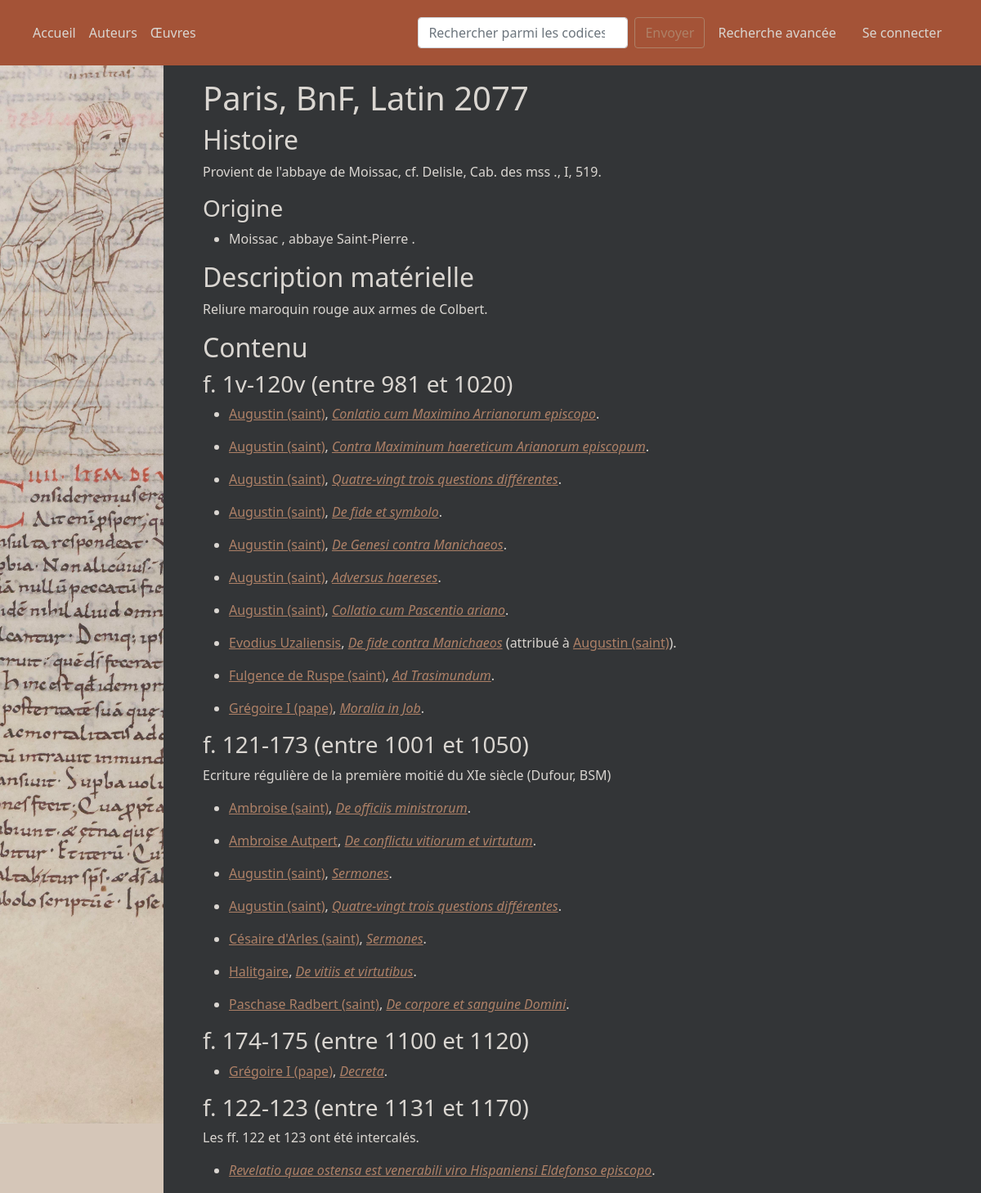
The page /pages/codex/2 on the database its author committed.
### app/modeles/classes.py (models this page shows, shortened)
class Codices(db.Model):
    id = db.Column(db.Integer, unique=True, nullable=False, primary_key=True, autoincrement=True)
    cote = db.Column(db.String)
    id_technique = db.Column(db.String(19), nullable=True)
    descript_materielle = db.Column(db.Text, nullable=True)
    histoire = db.Column(db.Text, nullable=True)
    conservation_id = db.Column(db.Integer, db.ForeignKey("lieux.id"))
    lieu_conservation = db.relationship("Lieux", back_populates="conserve")
    unites_codico = db.relationship("Unites_codico", back_populates="codex")
    provient = db.relationship("Provenances", back_populates="codex_provenant")

class Lieux(db.Model):
    id = db.Column(db.Integer, unique=True, nullable=False, primary_key=True)
    localite = db.Column(db.String(20))
    label = db.Column(db.String(30))
    conserve = db.relationship("Codices", back_populates="lieu_conservation")
    est_provenance_de = db.relationship("Provenances", back_populates="a_pour_lieu")

class Oeuvres(db.Model):
    id = db.Column(db.Integer, unique=True, nullable=False, primary_key=True)
    titre = db.Column(db.Text, nullable=False)
    data_bnf = db.Column(db.Integer, nullable=True)
    partie_de = db.Column(db.Boolean, nullable=True)
    auteur = db.Column(db.Integer, db.ForeignKey("personnes.id"))
    lien_auteur = db.relationship("Personnes", back_populates="oeuvres_aut", foreign_keys=auteur)
    attr = db.Column(db.Integer, db.ForeignKey("personnes.id"))
    lien_attr = db.relationship("Personnes", back_populates="oeuvres_attr", foreign_keys=attr)
    contenu_defini_par = db.relationship("Contient", back_populates="a_pour_oeuvre")

### app/routes/routes.py (the view, shortened to what this page needs)
@app.route("/pages/codex/<int:num>", methods=["GET", "POST"])
def notice_codex(num, idUC=None):
    codexGet = Codices.query.get_or_404(num)
    codex = json.loads(codexJson(num))
    if request.method == "GET":
        maj = False
        return render_template("pages/codex.html",
                               id=codex["codex_id"],
                               titre=codex["label"],
                               descript_materielle=codex["description_materielle"],
                               histoire=codex["histoire"],
                               provenances=codex["provenances"],
                               origine=codex["origine"],
                               descUCs=codex["contenu"],
                               maj=maj)

### app/modeles/traitements.py (called while the page is built, shortened)
def localisationUClabel(uc_id):
    UC = Unites_codico.query.get_or_404(uc_id)
    if not UC.loc_init:
        return None
    else:
        if UC.loc_init_v:
            rvdebut = "v"
        else:
            rvdebut = ""
        if UC.loc_fin_v:
            rvfin = "v"
        else:
            rvfin = ""
        locUC = f"f. {str(UC.loc_init)}{rvdebut}-{str(UC.loc_fin)}{rvfin}"
    return locUC

def codexLabel(code_id):
    cote = Codices.query.get(code_id).cote
    lieu_conservation = Codices.query.get(code_id).lieu_conservation
    if lieu_conservation.label == "Bibliothèque nationale de France":
        lieu_conservation = lieu_conservation.localite + ", BnF"
    else:
        lieu_conservation = lieu_conservation.localite + ", " + lieu_conservation.label
    label = f"{lieu_conservation}, {cote}"
    dico = {
        "codex_id": code_id,
        "label": label
    }
    return dico

def personneLabel(idPersonne, forme=["court", "long"]):
    nomPersonne = Personnes.query.get(idPersonne).nom
    if not "(" in nomPersonne:
        return nomPersonne
    else:
        sansChiffre = True
        for chiffre in "0123456789":
            if chiffre in nomPersonne:
                sansChiffre = False
        if sansChiffre:
            return nomPersonne
    if idPersonne == 15:
        if forme == "long":
            return "Odon de Meung (XIe siècle)"
    if forme == "court":
        if nomPersonne.split("(")[1][0] not in "0123456789":
            role = nomPersonne.split("(")[1].split(",")[0]
            nom = f"{nomPersonne.split('(')[0][:-1]} ({role})"
        else:
            nom = f"{nomPersonne.split('(')[0][:-1]}"
        return nom
    else:
        print('''Le paramètre forme n'accepte que les valeurs "long" et "court"''')
        return None

### app/templates/pages/codex.html (shortened to what this page needs)
{% extends "conteneur.html" %}
{% block corps %}
    {% if titre %}
        <header>
            <h1>{{titre}}</h1>
        </header>
        {% if not maj %}
            <div>
                {% if histoire %}
                    <h2>Histoire</h2>
                    <p>{{histoire}}</p>
                {% endif %}
                {% if origine %}
                    <h3>Origine</h3>
                    {% for lieu in origine %}
                        <ul>
                            <li>{{ lieu["localite"] }}
                                {% if lieu["label"] %}
                                    {% if lieu["label"][1] != '(' %}, {% endif %}
                                    {{ lieu["label"] }}
                                {% endif %}.
                            </li>
                        </ul>
                    {% endfor %}
                {% endif %}
                {% if descript_materielle %}
                    <h2>Description matérielle</h2>
                    <p>{{descript_materielle}}</p>
                {% endif %}
                {% if descUCs|length > 1 %}
                    <h2>Contenu</h2>
                    {% for UC in descUCs %}
                        <h3>{{UC["localisation"]}} ({{UC["date"]}})</h3>
                        {% if UC["description"] %}
                            <p>{{UC["description"]}}</p>
                        {% endif %}
                        {% for oeuvres in UC["oeuvres"] %}
                            <ul>
                                {% if oeuvres["auteur"] and oeuvres["attr"] %}
                                    <li>
                                        <a href="{{ url_for('noticePersonne', id=oeuvres["auteur_id"]) }}">
                                            {{oeuvres["auteur"]}}</a>,
                                        <a href="{{ url_for('noticeOeuvre', id=oeuvres["oeuvre_id"]) }}">
                                            <i>{{oeuvres["titre"]}}</i></a>
                                         (attribué à
                                        <a href="{{ url_for('noticePersonne', id=oeuvres["auteur_id"]) }}">
                                            {{ oeuvres["attr"] }}</a>).
                                    </li>
                                {% elif oeuvres["auteur"] and not oeuvres["attr"] %}
                                    <li>
                                        <a href="{{ url_for('noticePersonne', id=oeuvres["auteur_id"]) }}">
                                            {{oeuvres["auteur"]}}</a>,
                                        <a href="{{ url_for('noticeOeuvre', id=oeuvres["oeuvre_id"]) }}">
                                            <i>{{oeuvres["titre"]}}</i></a>.
                                    </li>
                                {% else %}
                                    <li>
                                        <a href="{{ url_for('noticeOeuvre', id=oeuvres["oeuvre_id"]) }}">
                                            <i>{{oeuvres["titre"]}}</i></a>.
                                    </li>
                                {% endif %}
                            </ul>
                        {% endfor %}
                    {% endfor %}
                {% endif %}
            </div>
        {% endif %}
    {% else %}
        <p>{{message_erreur}}</p>
    {% endif %}
{% endblock %}

### app/static/css/moissac1.css (style rules this page uses)
body { font-family: system-ui, -apple-system, "Segoe UI", Roboto, "Helvetica Neue", Arial, "Noto Sans", "Liberation Sans", sans-serif, "Apple Color Emoji", "Segoe UI Emoji", "Segoe UI Symbol", "Noto Color Emoji"; }
a { color: #ae8167; }

### rows shown on the page
Codices: histoire "Provient de l'abbaye de Moissac, cf. Delisle, Cab. des mss ., I, 519.", descript_materielle "Reliure maroquin rouge aux armes de Colbert."
Lieux: localite "Moissac", label "abbaye Saint-Pierre"
Oeuvres: auteur "Augustin (saint)", titre "Conlatio cum Maximino Arrianorum episcopo"
Oeuvres: auteur "Augustin (saint)", titre "Contra Maximinum haereticum Arianorum episcopum"
Oeuvres: auteur "Augustin (saint)", titre "Quatre-vingt trois questions différentes"
Oeuvres: auteur "Augustin (saint)", titre "De fide et symbolo"
Oeuvres: auteur "Augustin (saint)", titre "De Genesi contra Manichaeos"
Oeuvres: auteur "Augustin (saint)", titre "Adversus haereses"
Oeuvres: auteur "Augustin (saint)", titre "Collatio cum Pascentio ariano"
Oeuvres: auteur "Evodius Uzaliensis", titre "De fide contra Manichaeos", attr "Augustin (saint)"
Oeuvres: auteur "Fulgence de Ruspe (saint)", titre "Ad Trasimundum"
Oeuvres: auteur "Grégoire I (pape)", titre "Moralia in Job"
Oeuvres: auteur "Ambroise (saint)", titre "De officiis ministrorum"
Oeuvres: auteur "Ambroise Autpert", titre "De conflictu vitiorum et virtutum"
Oeuvres: auteur "Halitgaire", titre "De vitiis et virtutibus"
Oeuvres: auteur "Paschase Radbert (saint)", titre "De corpore et sanguine Domini"
Oeuvres: auteur "Grégoire I (pape)", titre "Decreta"
Oeuvres: titre "Revelatio quae ostensa est venerabili viro Hispaniensi Eldefonso episcopo"

### other values the page prints
{{ titre }} "Paris, BnF, Latin 2077"
{{ UC["localisation"] }} "f. 1v-120v" "f. 121-173" "f. 174-175" "f. 122-123"
{{ UC["date"] }} "entre 981 et 1020" "entre 1001 et 1050" "entre 1100 et 1120" "entre 1131 et 1170"
{{ UC["description"] }} "Ecriture régulière de la première moitié du XIe siècle (Dufour, BSM)" "Les ff. 122 et 123 ont été intercalés."
{{ oeuvres["auteur"] }} "Augustin (saint)" "Césaire d'Arles (saint)"
{{ oeuvres["titre"] }} "Sermones" "Sermones"
